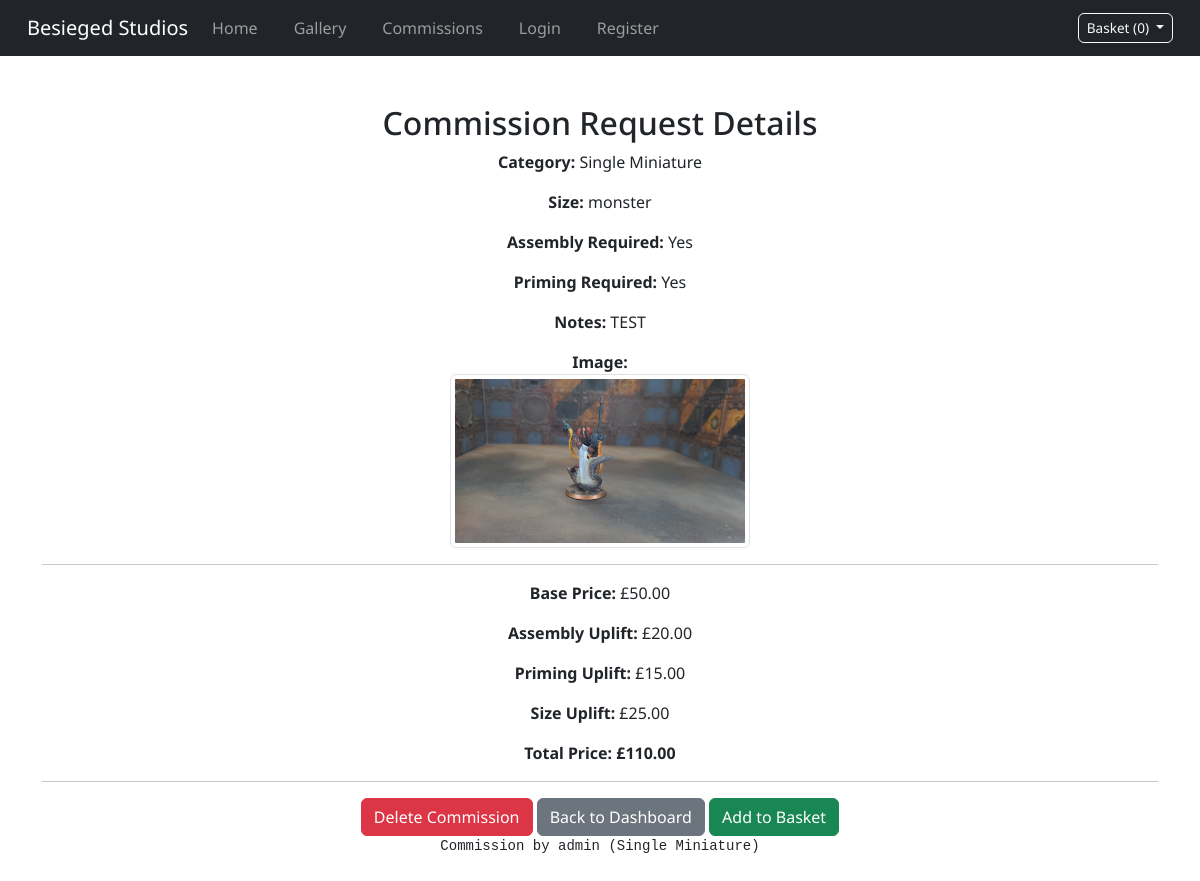
The page /commissions/quote/16/ on the database its author committed.
### commissions/models.py (models this page shows)
class CommissionQuote(models.Model):
    CATEGORY_CHOICES = [
        ('single_mini', 'Single Miniature'),
        ('squad', 'Squad'),
        ('colossal', 'Colossal Vehicle/Monster'),
        ('terrain', 'Terrain'),
    ]
    STATUS_CHOICES = [
        ('ready', 'Ready to Checkout'),
        ('pending', 'Pending Manual Quote'),
    ]
    user = models.ForeignKey(User, on_delete=models.CASCADE)
    category = models.CharField(max_length=20, choices=CATEGORY_CHOICES)
    size_option = models.CharField(max_length=50, blank=True)
    assembly_required = models.BooleanField(default=False)
    priming_required = models.BooleanField(default=False)
    base_price = models.DecimalField(max_digits=6, decimal_places=2)
    assembly_cost = models.DecimalField(max_digits=6, decimal_places=2)
    priming_cost = models.DecimalField(max_digits=6, decimal_places=2, default=0)
    size_uplift = models.DecimalField(max_digits=6, decimal_places=2, default=0)
    total_price = models.DecimalField(max_digits=6, decimal_places=2, null=True, blank=True)
    image = models.ImageField(upload_to='commission_uploads/', blank=True, null=True)
    notes = models.TextField(blank=True)
    status = models.CharField(max_length=10, choices=STATUS_CHOICES, default='ready')
    created_at = models.DateTimeField(auto_now_add=True)
    def __str__(self):
        return f"Commission by {self.user} ({self.get_category_display()})"

### commissions/views.py (the view)
# urls.py: path('quote/<int:pk>/', CommissionQuoteDetailView.as_view(), name='commissions_detail'),
class CommissionQuoteDetailView(DetailView):
    model = CommissionQuote
    template_name = 'commissions/commissions_detail.html'
    context_object_name = 'commission'
    def get_context_data(self, **kwargs):
        context = super().get_context_data(**kwargs)
        print(f"Commission context: {context}")  # Add this to debug the context being passed
        return context

### basket/context_processors.py (called while the page is built, shortened)
def basket_context(request):
    basket = request.session.get("basket", {})
    basket_items = []
    return {
        "basket_count": sum(item["quantity"] for item in basket_items),
        "basket_items": basket_items,
    }

### commissions/templates/commissions/commissions_detail.html (shortened to what this page needs)
{% extends 'base.html' %}
{% block content %}
<div class="container my-5">
    <h2>Commission Request Details</h2>
    <p><strong>Category:</strong> {{ commission.get_category_display }}</p>
    <p><strong>Size:</strong> {{ commission.size_option }}</p>
    <p><strong>Assembly Required:</strong> {{ commission.assembly_required|yesno:"Yes,No" }}</p>
    <p><strong>Priming Required:</strong> {{ commission.priming_required|yesno:"Yes,No" }}</p>
    <p><strong>Notes:</strong> {{ commission.notes }}</p>
    {% if commission.image %}
        <p><strong>Image:</strong><br><img src="{{ commission.image.url }}" class="img-thumbnail" style="max-width: 300px;"></p>
    {% endif %}
    <hr>
    <p><strong>Base Price:</strong> £{{ commission.base_price }}</p>
    <p><strong>Assembly Uplift:</strong> £{{ commission.assembly_cost }}</p>
    <p><strong>Priming Uplift:</strong> £{{ commission.priming_cost }}</p>
    <p><strong>Size Uplift:</strong> £{{ commission.size_uplift }}</p>
    {% if commission.total_price == 0 %}
        <p><strong>Total Price:</strong> <strong>Pending</strong></p>
    {% else %}
        <p><strong>Total Price:</strong> <strong>£{{ commission.total_price }}</strong></p>
    {% endif %}
    <hr>
    <a href="{% url 'commissions:delete_commission' commission.pk %}" class="btn btn-danger">Delete Commission</a>
    <a href="{% url 'dashboard:dashboard' %}" class="btn btn-secondary">Back to Dashboard</a>
    {% if commission.status == "ready" %}
        <a href="{% url 'commissions:add_to_basket' commission.pk %}" class="btn btn-success">Add to Basket</a>
    {% else %}
        <a class="btn btn-success disabled">Quotation Pending</a>
    {% endif %}
    <pre>{{ commission }}</pre>
</div>
{% endblock %}

### static/css/base.css (style rules this page uses)
body { font-family: "Noto Sans", sans-serif; }
.container { text-align: center; margin-top: 50px; }

### rows shown on the page
CommissionQuote: category "Single Miniature", size_option "monster", assembly_required "Yes", priming_required "Yes", notes "TEST", image (picture), base_price "50.00", assembly_cost "20.00", priming_cost "15.00", size_uplift "25.00", total_price "110.00", user+category "Commission by admin (Single Miniature)"

### other values the page prints
{{ basket_items|length }} "0"
